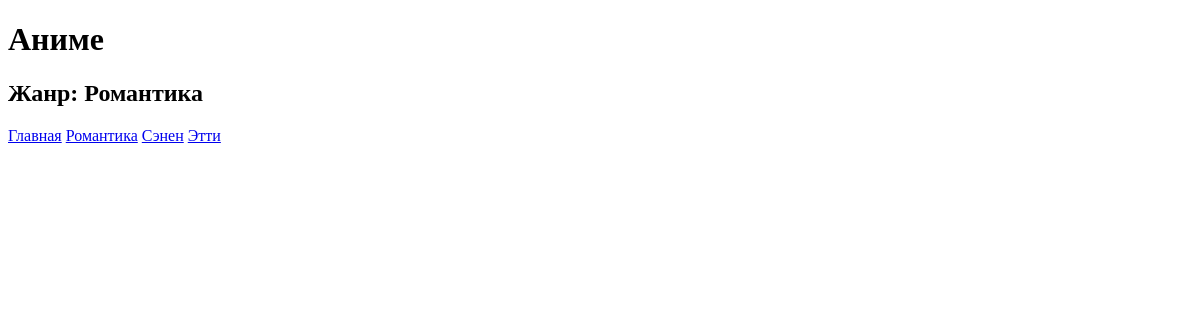
The page /mylist/3/ on the database as committed earlier.
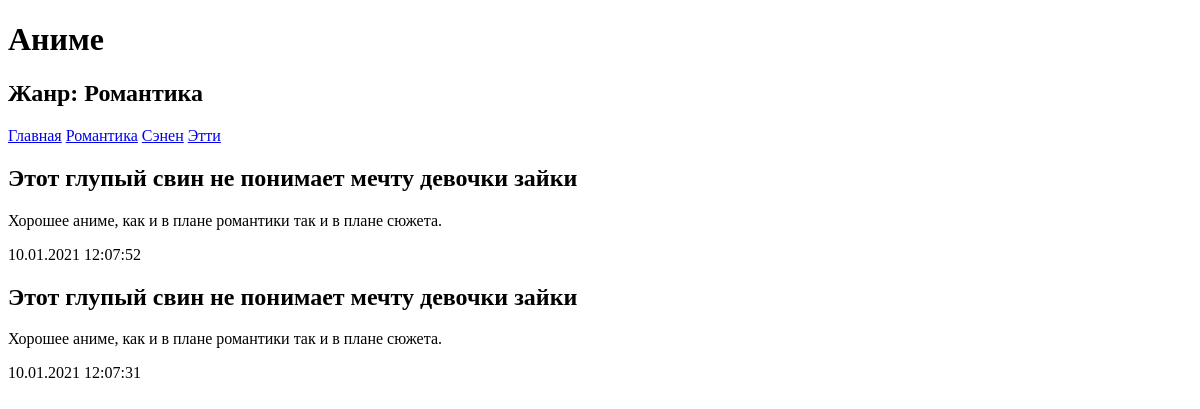
The same page on the database as committed later.
### myList/models.py (models this page shows, shortened)
class Rubric(models.Model):
    name = models.CharField(max_length=20, db_index=True, verbose_name='Название')
    class Meta:
        verbose_name_plural = 'Жанры'
        verbose_name = 'Жанр'
        ordering = ['name']

class Bb(models.Model):
    title = models.CharField(max_length=50, verbose_name='Аниме')
    content = models.TextField(null=True, blank=True, verbose_name='Описание')
    views = models.FloatField(null=True, blank=True, verbose_name='Просмотры')
    published = models.DateTimeField(auto_now_add=True, db_index=True, verbose_name='Опубликовано')
    rubric = models.ForeignKey('Rubric', null=True, on_delete=models.PROTECT, verbose_name='Жанры')
    class Meta:
        verbose_name_plural = 'Список аниме'
        verbose_name = 'Аниме'
        ordering = ['-published']

### myList/views.py (the view)
# urls.py: path('<int:rubric_id>/', by_rubric, name='by_rubric'),
def by_rubric(request, rubric_id):
    bbs = Bb.objects.filter(rubric=rubric_id)
    rubrics = Rubric.objects.all()
    current_rubric = Rubric.objects.get(pk=rubric_id)
    context = {'bbs': bbs, 'rubrics': rubrics, 'current_rubric': current_rubric}
    return render(request, 'myList/by_rubric.html', context)

### myList/templates/myList/by_rubric.html (shortened to what this page needs)
<!DOCTYPE html>
<html lang="en">
<head>
</head>
<body>
  <h1>Аниме</h1>
  <h2>Жанр: {{ current_rubric.name }}</h2>
  <div>
    <a href="/myList">Главная</a>
    {% for rubric in rubrics %}
      <a href="{% url 'by_rubric' rubric.pk %}">{{ rubric.name }}</a>
    {% endfor %}
  </div>
  {% for bb in bbs %}
    <div>
      <h2>{{ bb.title }}</h2>
      <p>{{ bb.content }}</p>
      <p>{{ bb.published|date:"d.m.Y H:i:s" }}</p>
    </div>
  {% endfor %}
</body>
</html>

Rows that differ between the two databases and show on the page:
added Bb: title "Этот глупый свин не понимает мечту девочки зайки", content "Хорошее аниме, как и в плане романтики так и в плане сюжета.", published "10.01.2021 12:07:52"
added Bb: title "Этот глупый свин не понимает мечту девочки зайки", content "Хорошее аниме, как и в плане романтики так и в плане сюжета.", published "10.01.2021 12:07:31"
